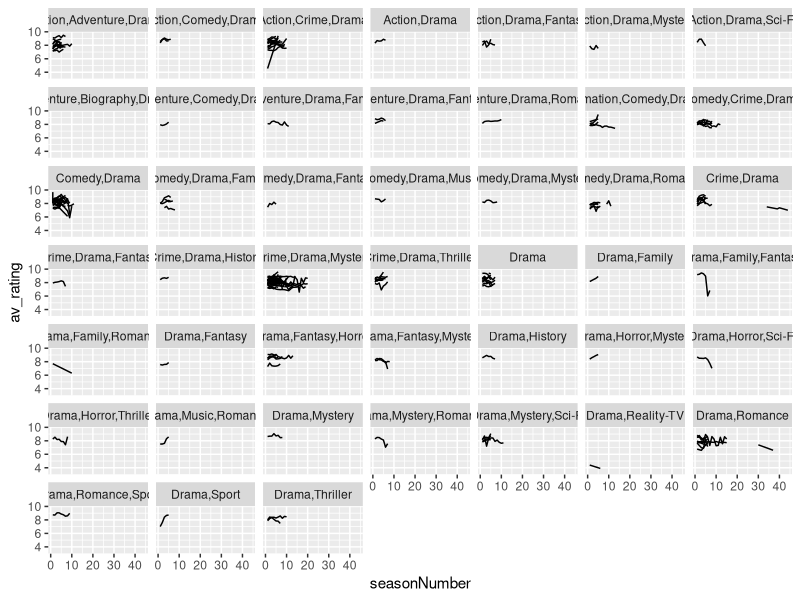

Recreate this plot in R.
## ---- chunk 1
knitr::opts_chunk$set(echo = TRUE)
## ---- chunk 2
library(tidyverse)
## ---- chunk 3
tv_ratings <- read_csv("Data/tv_ratings.csv")
## ---- chunk 4
glimpse(tv_ratings)
## ---- chunk 5
tv2 <- tv_ratings |> 
  group_by(title) |> 
  mutate(num_seasons = max(seasonNumber)) |> 
  filter(num_seasons >= 5) |> 
  ungroup()
## ---- chunk 6
seasons <- tv_ratings |> 
  group_by(title) |> 
  mutate(numseasons = max(seasonNumber)) |> 
  slice(1) |> 
  select(title, numseasons) |> 
  arrange(desc(numseasons))
## ---- chunk 7
tv2 |> 
  filter(genres == "Drama,Family,Fantasy") |> 
  select(title)
## ---- chunk 8
tv2 |> 
  ggplot(aes(x = seasonNumber,
             y = av_rating,
             group = title)) +
  geom_line() +
  facet_wrap(~ genres)
